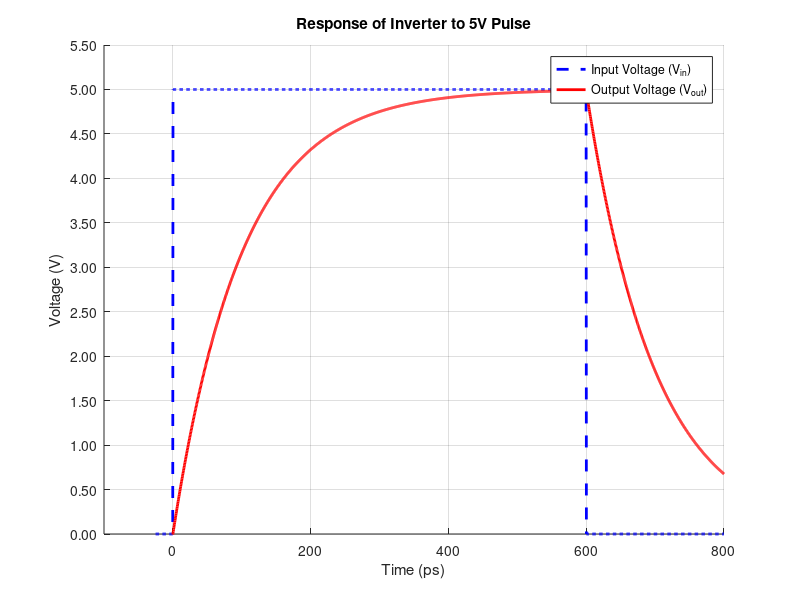

This figure's MATLAB source:
% Time Vector (ps) with higher resolution
t = linspace(-25, 800, 2000);  % Start time from -100 to 600 ps

% Constants for Capacitor Response
tau1 = 100;  % Time constant for discharge (ps)
tau2 = 100; % Time constant for recovery (ps)
V_initial = 0;  % Initial voltage (near 5V)
V_min = 5;  % Minimum voltage dip after pulse
signal_time = 600;  % End of TTL pulse
% TTL Input Pulse (5V for 100 ps)
TTL_pulse = 5 * (t >= 0 & t <= signal_time);  % Pulse high from 0 to 100 ps

% Pre-allocate capacitor voltage array
V_capacitor = zeros(size(t));
V_capacitor(1) = V_initial;  % Set initial voltage to 5V

% Simulate the capacitor response: voltage dip + slow rise
final_iteration = V_initial;  % Initialize final value to 5V
for i = 1:length(t)
    if t(i) <= signal_time
        % Discharge phase (during the pulse duration)
        V_capacitor(i) = V_min + (V_initial - V_min) * exp(-t(i) / tau1);
        final_iteration = V_capacitor(i);  % Save final value before recovery
    else
        % Recovery phase (after the pulse ends)
        V_capacitor(i) = V_initial + (final_iteration - V_initial) * exp(-(t(i) - signal_time) / tau2);
    end
end

% Plotting the TTL pulse and capacitor response
figure;
hold on;

% Plot the TTL Pulse (Blue Line)
plot(t, TTL_pulse, 'b--', 'LineWidth', 2);

% Plot the Capacitor Response (Red Line)
plot(t, V_capacitor, 'r', 'LineWidth', 2);

% Add labels, title, and legend
xlabel('Time (ps)');
ylabel('Voltage (V)');
title('Response of Inverter to 5V Pulse');
legend('Input Voltage (V_{in})', 'Output Voltage (V_{out})', 'Location', 'best');

% Customize grid and axes limits
grid on;
axis([-100 800 0 5.5]);  % Set axis limits

% Set y-axis ticks from 0 to 5 with 0.5 intervals
yticks(0:0.5:5.5);

% Display the plot
hold off;

% Increase the number of decimal places for the display (optional)
set(gca, 'YTickLabel', num2str(get(gca, 'YTick')', '%.2f'));